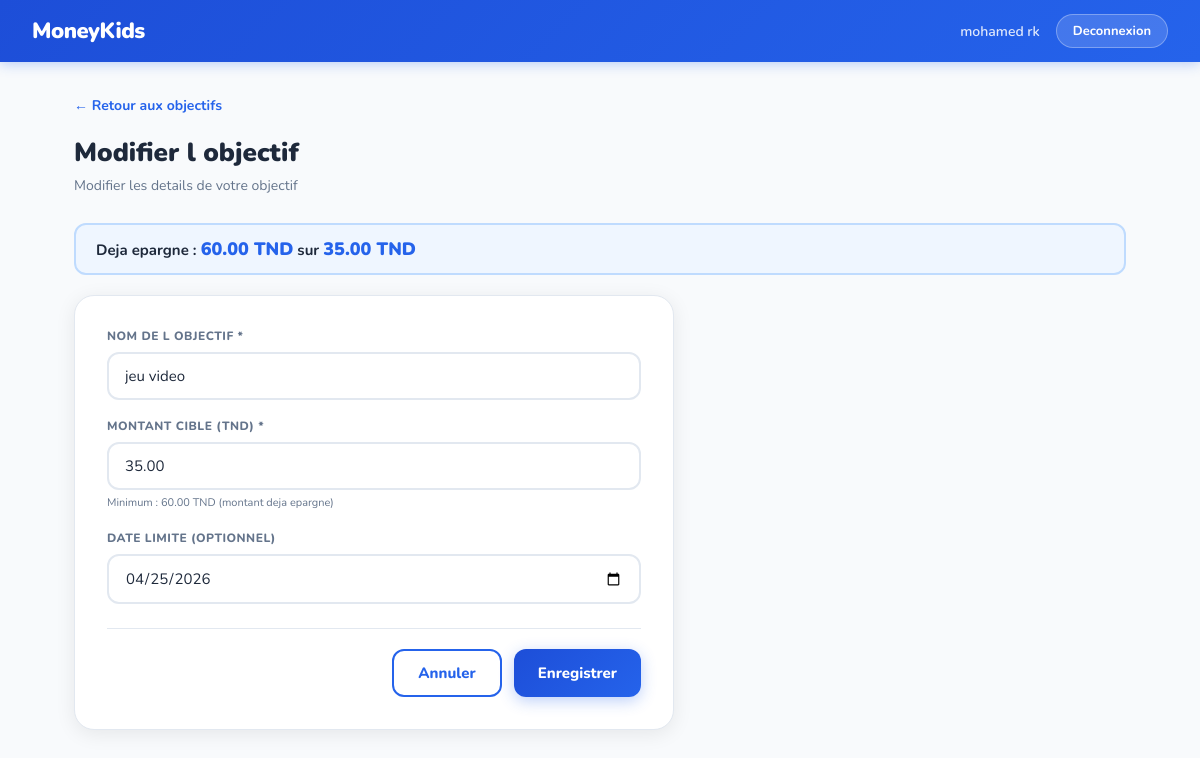
The page /enfant/edit_objectif.php?id=7 (signed in) on the database its author committed.
### tables this page shows
CREATE TABLE `objectif_epargne` (
  `id` int(11) NOT NULL,
  `nom` varchar(100) NOT NULL,
  `montant_cible` decimal(10,2) NOT NULL,
  `montant_actuel` decimal(10,2) DEFAULT 0.00,
  `date_limite` date DEFAULT NULL,
  `compte_id` int(11) NOT NULL
);

### crud/objectifs/read.php (called while the page is built, shortened)
<?php
function getObjectifById($pdo, $id) {
    $stmt = $pdo->prepare("
        SELECT *,
        ROUND((montant_actuel / montant_cible) * 100, 1) as progression
        FROM objectif_epargne
        WHERE id = ?
    ");
    $stmt->execute([$id]);
    return $stmt->fetch();
}
?>

### enfant/edit_objectif.php (the view, shortened to what this page needs)
<?php
require_once $_SERVER['DOCUMENT_ROOT'] . '/MoneyKids/config/db.php';
require_once $_SERVER['DOCUMENT_ROOT'] . '/MoneyKids/crud/objectifs/read.php';
require_once $_SERVER['DOCUMENT_ROOT'] . '/MoneyKids/crud/objectifs/update.php';
$objectif_id = $_GET['id'] ?? null;
$objectif = getObjectifById($pdo, $objectif_id);
$success = '';
?>
<!DOCTYPE html>
<html lang="fr">
<head>
    <link rel="stylesheet" href="/MoneyKids/assets/css/style.css">
    <link rel="stylesheet" href="/MoneyKids/assets/css/enfant.css">
</head>
<body>
<nav class="navbar">
    <div class="nav-logo">MoneyKids</div>
    <div class="nav-right">
        <span class="nav-user">
            <?= htmlspecialchars($_SESSION['prenom'] . ' ' . $_SESSION['nom']) ?>
        </span>
        <a href="/MoneyKids/authentification/logout.php" class="btn-logout">
            Deconnexion
        </a>
    </div>
</nav>
<div class="page-wrapper">
    <a href="objectif.php" class="back-link">← Retour aux objectifs</a>
    <div class="page-title">Modifier l objectif</div>
    <div class="page-sub">
        Modifier les details de votre objectif
    </div>
    <div class="solde-mini" style="margin-bottom:20px;">
        Deja epargne :
        <span><?= number_format($objectif['montant_actuel'], 2) ?> TND</span>
        sur
        <span><?= number_format($objectif['montant_cible'], 2) ?> TND</span>
    </div>
    <div class="form-card">
        <?php if ($success): ?>
            <div class="alert-success">
                <?= htmlspecialchars($success) ?>
                <br><br>
                <a href="objectif.php" class="btn-primary">
                    Retour aux objectifs
                </a>
            </div>
        <?php else: ?>
        <form method="POST" action="">
            <div class="form-group">
                <label class="form-label">Nom de l objectif *</label>
                <input class="form-input" type="text"
                       name="nom"
                       value="<?= htmlspecialchars($objectif['nom']) ?>"
                       required>
            </div>
            <div class="form-group">
                <label class="form-label">Montant cible (TND) *</label>
                <input class="form-input" type="number"
                       name="montant_cible"
                       min="<?= $objectif['montant_actuel'] ?>"
                       step="0.01"
                       value="<?= htmlspecialchars($objectif['montant_cible']) ?>"
                       required>
                <small style="color:#64748B; font-size:11px;">
                    Minimum : <?= number_format($objectif['montant_actuel'], 2) ?> TND
                    (montant deja epargne)
                </small>
            </div>
            <div class="form-group">
                <label class="form-label">Date limite (optionnel)</label>
                <input class="form-input" type="date"
                       name="date_limite"
                       min="<?= date('Y-m-d') ?>"
                       value="<?= htmlspecialchars($objectif['date_limite'] ?? '') ?>">
            </div>
            <div class="form-actions">
                <a href="objectif.php" class="btn-secondary">Annuler</a>
                <button type="submit" class="btn-primary">
                    Enregistrer
                </button>
            </div>
        </form>
        <?php endif; ?>
    </div>
</div>
</body>
</html>

### assets/css/style.css (style rules this page uses)
* { margin: 0; padding: 0; box-sizing: border-box; }
:root { --primary: #2563EB; --primary-dark: #1D4ED8; --primary-light: #EFF6FF; --accent: #F59E0B; --green: #10B981; --red: #EF4444; --text: #1e293b; --muted: #64748b; --border: #e2e8f0; --bg: #F8FAFC; --white: #ffffff; --shadow: 0 4px 20px rgba(0,0,0,0.08); }
body { font-family: 'Nunito', sans-serif; background: var(--bg); color: var(--text); min-height: 100vh; }
.navbar { background: linear-gradient(135deg, #1D4ED8, #2563EB); padding: 14px 32px; display: flex; align-items: center; justify-content: space-between; box-shadow: 0 2px 12px rgba(37,99,235,0.3); position: sticky; top: 0; z-index: 100; }
.nav-logo { color: white; font-size: 22px; font-weight: 900; letter-spacing: -0.5px; display: flex; align-items: center; gap: 8px; }
.nav-right { display: flex; align-items: center; gap: 16px; }
.nav-user { color: rgba(255,255,255,0.85); font-size: 14px; font-weight: 600; }
.btn-logout { background: rgba(255,255,255,0.15); color: white; border: 1px solid rgba(255,255,255,0.3); padding: 7px 16px; border-radius: 20px; font-family: 'Nunito', sans-serif; font-size: 13px; font-weight: 700; cursor: pointer; text-decoration: none; transition: background 0.2s; }
.page-wrapper { max-width: 1100px; margin: 0 auto; padding: 32px 24px; }
.page-title { font-size: 26px; font-weight: 900; color: var(--text); margin-bottom: 6px; }
.page-sub { font-size: 14px; color: var(--muted); margin-bottom: 28px; }
.form-group { margin-bottom: 18px; }
.form-label { display: block; font-size: 12px; font-weight: 800; color: var(--muted); text-transform: uppercase; letter-spacing: 0.5px; margin-bottom: 8px; }
.form-input { width: 100%; padding: 12px 16px; border: 2px solid var(--border); border-radius: 12px; font-family: 'Nunito', sans-serif; font-size: 15px; color: var(--text); outline: none; transition: border-color 0.2s; background: white; }
.btn-primary { padding: 12px 24px; background: linear-gradient(135deg, var(--primary-dark), var(--primary)); color: white; border: none; border-radius: 12px; font-family: 'Nunito', sans-serif; font-size: 15px; font-weight: 800; cursor: pointer; box-shadow: 0 4px 15px rgba(37,99,235,0.3); transition: transform 0.1s; text-decoration: none; display: inline-block; }
.btn-secondary { padding: 12px 24px; background: white; color: var(--primary); border: 2px solid var(--primary); border-radius: 12px; font-family: 'Nunito', sans-serif; font-size: 15px; font-weight: 800; cursor: pointer; transition: all 0.2s; text-decoration: none; display: inline-block; }

### assets/css/enfant.css (style rules this page uses)
.solde-mini { background: #EFF6FF; border: 2px solid #BFDBFE; border-radius: 12px; padding: 12px 20px; font-size: 15px; font-weight: 700; color: #1e293b; margin-bottom: 20px; }
.solde-mini span { color: #2563EB; font-size: 18px; font-weight: 900; }
.form-card { background: white; border-radius: 20px; padding: 32px; box-shadow: 0 4px 20px rgba(0,0,0,0.08); border: 1px solid #e2e8f0; max-width: 600px; }
.form-actions { display: flex; gap: 12px; justify-content: flex-end; margin-top: 24px; padding-top: 20px; border-top: 1px solid #e2e8f0; }
.back-link { display: inline-block; color: #2563EB; font-weight: 700; font-size: 14px; text-decoration: none; margin-bottom: 20px; }

### rows shown on the page
objectif_epargne: montant_actuel "60.00", montant_cible "35.00", nom "jeu video", date_limite "04/25/2026"

### other values the page prints
$_SESSION['prenom'] . ' ' . $_SESSION['nom'] "mohamed rk"
